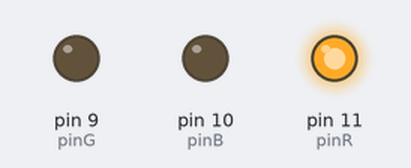
The sketch below on a simulated Arduino Uno, built with avr-gcc and run on an emulated ATmega328P. Parts: output pins drawn as LEDs (lit = HIGH).

Above: at 0.2 s.
At 1.2 s:
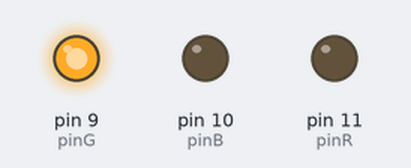
At 2.2 s:
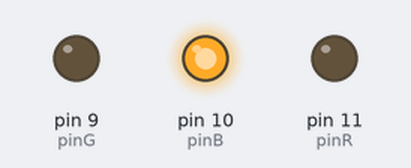
At 5.7 s:
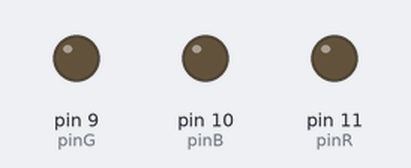
Timing chart, 0 to 6.9 s (numbered marks = the images above):
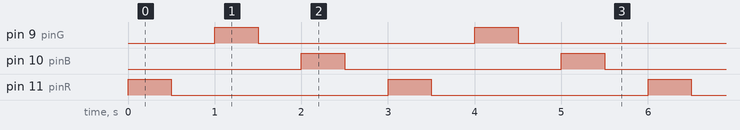

The sketch:

arbd1_led.ino
```cpp
int pinR=11;
int pinG=9;
int pinB=10;
void setup() {
  // put your setup code here, to run once:
pinMode(pinR,OUTPUT);
pinMode(pinG,OUTPUT);
pinMode(pinB,OUTPUT);

}

void loop() {
  // put your main code here, to run repeatedly:
digitalWrite(pinR,HIGH);
delay(500);
digitalWrite(pinR,LOW);
delay(500);
digitalWrite(pinG,HIGH);
delay(500);
digitalWrite(pinG,LOW);
delay(500);
digitalWrite(pinB,HIGH);
delay(500);
digitalWrite(pinB,LOW);
delay(500);
}
```

Measured:
- by itself, pin 9 (pinG), pin 10 (pinB), pin 11 (pinR): alternates HIGH for 0.50 s and LOW for 2.5 s
- by itself, everything shown: repeats every 3.0 s, in 6 steps
